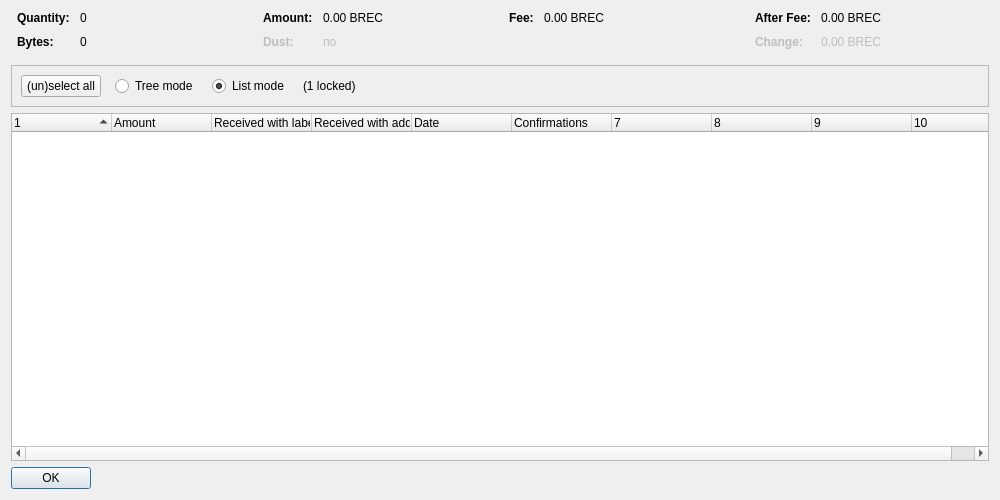
<?xml version="1.0" encoding="UTF-8"?>
<ui version="4.0">
 <class>CoinControlDialog</class>
 <widget class="QDialog" name="CoinControlDialog">
  <property name="geometry">
   <rect>
    <x>0</x>
    <y>0</y>
    <width>1000</width>
    <height>500</height>
   </rect>
  </property>
  <property name="windowTitle">
   <string>Coin Selection</string>
  </property>
  <layout class="QVBoxLayout" name="verticalLayout">
   <item>
    <layout class="QHBoxLayout" name="horizontalLayoutTop" stretch="0,0,0,0">
     <property name="topMargin">
      <number>0</number>
     </property>
     <property name="bottomMargin">
      <number>10</number>
     </property>
     <item>
      <layout class="QFormLayout" name="formLayoutCoinControl1">
       <property name="horizontalSpacing">
        <number>10</number>
       </property>
       <property name="verticalSpacing">
        <number>10</number>
       </property>
       <property name="leftMargin">
        <number>6</number>
       </property>
       <property name="rightMargin">
        <number>6</number>
       </property>
       <item row="0" column="0">
        <widget class="QLabel" name="labelCoinControlQuantityText">
         <property name="font">
          <font>
           <weight>75</weight>
           <bold>true</bold>
          </font>
         </property>
         <property name="text">
          <string>Quantity:</string>
         </property>
        </widget>
       </item>
       <item row="0" column="1">
        <widget class="QLabel" name="labelCoinControlQuantity">
         <property name="cursor">
          <cursorShape>IBeamCursor</cursorShape>
         </property>
         <property name="contextMenuPolicy">
          <enum>Qt::ActionsContextMenu</enum>
         </property>
         <property name="text">
          <string notr="true">0</string>
         </property>
         <property name="textInteractionFlags">
          <set>Qt::LinksAccessibleByMouse|Qt::TextSelectableByKeyboard|Qt::TextSelectableByMouse</set>
         </property>
        </widget>
       </item>
       <item row="1" column="0">
        <widget class="QLabel" name="labelCoinControlBytesText">
         <property name="font">
          <font>
           <weight>75</weight>
           <bold>true</bold>
          </font>
         </property>
         <property name="text">
          <string>Bytes:</string>
         </property>
        </widget>
       </item>
       <item row="1" column="1">
        <widget class="QLabel" name="labelCoinControlBytes">
         <property name="cursor">
          <cursorShape>IBeamCursor</cursorShape>
         </property>
         <property name="contextMenuPolicy">
          <enum>Qt::ActionsContextMenu</enum>
         </property>
         <property name="text">
          <string notr="true">0</string>
         </property>
         <property name="textInteractionFlags">
          <set>Qt::LinksAccessibleByMouse|Qt::TextSelectableByKeyboard|Qt::TextSelectableByMouse</set>
         </property>
        </widget>
       </item>
      </layout>
     </item>
     <item>
      <layout class="QFormLayout" name="formLayoutCoinControl2">
       <property name="horizontalSpacing">
        <number>10</number>
       </property>
       <property name="verticalSpacing">
        <number>10</number>
       </property>
       <property name="leftMargin">
        <number>6</number>
       </property>
       <property name="rightMargin">
        <number>6</number>
       </property>
       <item row="0" column="0">
        <widget class="QLabel" name="labelCoinControlAmountText">
         <property name="font">
          <font>
           <weight>75</weight>
           <bold>true</bold>
          </font>
         </property>
         <property name="text">
          <string>Amount:</string>
         </property>
        </widget>
       </item>
       <item row="0" column="1">
        <widget class="QLabel" name="labelCoinControlAmount">
         <property name="cursor">
          <cursorShape>IBeamCursor</cursorShape>
         </property>
         <property name="contextMenuPolicy">
          <enum>Qt::ActionsContextMenu</enum>
         </property>
         <property name="text">
          <string notr="true">0.00 BREC</string>
         </property>
         <property name="textInteractionFlags">
          <set>Qt::LinksAccessibleByMouse|Qt::TextSelectableByKeyboard|Qt::TextSelectableByMouse</set>
         </property>
        </widget>
       </item>
       <item row="1" column="0">
        <widget class="QLabel" name="labelCoinControlLowOutputText">
         <property name="enabled">
          <bool>false</bool>
         </property>
         <property name="font">
          <font>
           <weight>75</weight>
           <bold>true</bold>
          </font>
         </property>
         <property name="text">
          <string>Dust:</string>
         </property>
        </widget>
       </item>
       <item row="1" column="1">
        <widget class="QLabel" name="labelCoinControlLowOutput">
         <property name="enabled">
          <bool>false</bool>
         </property>
         <property name="cursor">
          <cursorShape>IBeamCursor</cursorShape>
         </property>
         <property name="contextMenuPolicy">
          <enum>Qt::ActionsContextMenu</enum>
         </property>
         <property name="text">
          <string notr="true">no</string>
         </property>
         <property name="textInteractionFlags">
          <set>Qt::LinksAccessibleByMouse|Qt::TextSelectableByKeyboard|Qt::TextSelectableByMouse</set>
         </property>
        </widget>
       </item>
      </layout>
     </item>
     <item>
      <layout class="QFormLayout" name="formLayoutCoinControl3">
       <property name="horizontalSpacing">
        <number>10</number>
       </property>
       <property name="verticalSpacing">
        <number>10</number>
       </property>
       <property name="leftMargin">
        <number>6</number>
       </property>
       <property name="rightMargin">
        <number>6</number>
       </property>
       <item row="0" column="0">
        <widget class="QLabel" name="labelCoinControlFeeText">
         <property name="font">
          <font>
           <weight>75</weight>
           <bold>true</bold>
          </font>
         </property>
         <property name="text">
          <string>Fee:</string>
         </property>
        </widget>
       </item>
       <item row="0" column="1">
        <widget class="QLabel" name="labelCoinControlFee">
         <property name="cursor">
          <cursorShape>IBeamCursor</cursorShape>
         </property>
         <property name="contextMenuPolicy">
          <enum>Qt::ActionsContextMenu</enum>
         </property>
         <property name="text">
          <string notr="true">0.00 BREC</string>
         </property>
         <property name="textInteractionFlags">
          <set>Qt::LinksAccessibleByMouse|Qt::TextSelectableByKeyboard|Qt::TextSelectableByMouse</set>
         </property>
        </widget>
       </item>
      </layout>
     </item>
     <item>
      <layout class="QFormLayout" name="formLayoutCoinControl4">
       <property name="horizontalSpacing">
        <number>10</number>
       </property>
       <property name="verticalSpacing">
        <number>10</number>
       </property>
       <property name="leftMargin">
        <number>6</number>
       </property>
       <property name="rightMargin">
        <number>6</number>
       </property>
       <item row="0" column="0">
        <widget class="QLabel" name="labelCoinControlAfterFeeText">
         <property name="font">
          <font>
           <weight>75</weight>
           <bold>true</bold>
          </font>
         </property>
         <property name="text">
          <string>After Fee:</string>
         </property>
        </widget>
       </item>
       <item row="0" column="1">
        <widget class="QLabel" name="labelCoinControlAfterFee">
         <property name="cursor">
          <cursorShape>IBeamCursor</cursorShape>
         </property>
         <property name="contextMenuPolicy">
          <enum>Qt::ActionsContextMenu</enum>
         </property>
         <property name="text">
          <string notr="true">0.00 BREC</string>
         </property>
         <property name="textInteractionFlags">
          <set>Qt::LinksAccessibleByMouse|Qt::TextSelectableByKeyboard|Qt::TextSelectableByMouse</set>
         </property>
        </widget>
       </item>
       <item row="1" column="0">
        <widget class="QLabel" name="labelCoinControlChangeText">
         <property name="enabled">
          <bool>false</bool>
         </property>
         <property name="font">
          <font>
           <weight>75</weight>
           <bold>true</bold>
          </font>
         </property>
         <property name="text">
          <string>Change:</string>
         </property>
        </widget>
       </item>
       <item row="1" column="1">
        <widget class="QLabel" name="labelCoinControlChange">
         <property name="enabled">
          <bool>false</bool>
         </property>
         <property name="cursor">
          <cursorShape>IBeamCursor</cursorShape>
         </property>
         <property name="contextMenuPolicy">
          <enum>Qt::ActionsContextMenu</enum>
         </property>
         <property name="text">
          <string notr="true">0.00 BREC</string>
         </property>
         <property name="textInteractionFlags">
          <set>Qt::LinksAccessibleByMouse|Qt::TextSelectableByKeyboard|Qt::TextSelectableByMouse</set>
         </property>
        </widget>
       </item>
      </layout>
     </item>
    </layout>
   </item>
   <item>
    <widget class="QFrame" name="frame">
     <property name="minimumSize">
      <size>
       <width>0</width>
       <height>40</height>
      </size>
     </property>
     <property name="frameShape">
      <enum>QFrame::StyledPanel</enum>
     </property>
     <property name="frameShadow">
      <enum>QFrame::Sunken</enum>
     </property>
     <layout class="QHBoxLayout" name="horizontalLayout">
      <item>
       <layout class="QHBoxLayout" name="horizontalLayoutPanel" stretch="0,0,0,0,0">
        <property name="spacing">
         <number>14</number>
        </property>
        <item>
         <widget class="QPushButton" name="pushButtonSelectAll">
          <property name="sizePolicy">
           <sizepolicy hsizetype="Maximum" vsizetype="Fixed">
            <horstretch>0</horstretch>
            <verstretch>0</verstretch>
           </sizepolicy>
          </property>
          <property name="text">
           <string>(un)select all</string>
          </property>
          <property name="autoDefault">
           <bool>false</bool>
          </property>
         </widget>
        </item>
        <item>
         <widget class="QRadioButton" name="radioTreeMode">
          <property name="sizePolicy">
           <sizepolicy hsizetype="Maximum" vsizetype="Fixed">
            <horstretch>0</horstretch>
            <verstretch>0</verstretch>
           </sizepolicy>
          </property>
          <property name="text">
           <string>Tree mode</string>
          </property>
         </widget>
        </item>
        <item>
         <widget class="QRadioButton" name="radioListMode">
          <property name="sizePolicy">
           <sizepolicy hsizetype="Maximum" vsizetype="Fixed">
            <horstretch>0</horstretch>
            <verstretch>0</verstretch>
           </sizepolicy>
          </property>
          <property name="text">
           <string>List mode</string>
          </property>
          <property name="checked">
           <bool>true</bool>
          </property>
         </widget>
        </item>
        <item>
         <widget class="QLabel" name="labelLocked">
          <property name="text">
           <string notr="true">(1 locked)</string>
          </property>
         </widget>
        </item>
        <item>
         <spacer name="horizontalSpacer">
          <property name="orientation">
           <enum>Qt::Horizontal</enum>
          </property>
          <property name="sizeHint" stdset="0">
           <size>
            <width>40</width>
            <height>20</height>
           </size>
          </property>
         </spacer>
        </item>
       </layout>
      </item>
     </layout>
    </widget>
   </item>
   <item>
    <widget class="CoinControlTreeWidget" name="treeWidget">
     <property name="contextMenuPolicy">
      <enum>Qt::CustomContextMenu</enum>
     </property>
     <property name="sortingEnabled">
      <bool>false</bool>
     </property>
     <property name="columnCount">
      <number>10</number>
     </property>
     <attribute name="headerShowSortIndicator" stdset="0">
      <bool>true</bool>
     </attribute>
     <attribute name="headerStretchLastSection">
      <bool>false</bool>
     </attribute>
     <column>
      <property name="text">
       <string/>
      </property>
     </column>
     <column>
      <property name="text">
       <string>Amount</string>
      </property>
     </column>
     <column>
      <property name="text">
       <string>Received with label</string>
      </property>
     </column>
     <column>
      <property name="text">
       <string>Received with address</string>
      </property>
     </column>
     <column>
      <property name="text">
       <string>Date</string>
      </property>
     </column>
     <column>
      <property name="text">
       <string>Confirmations</string>
      </property>
      <property name="toolTip">
       <string>Confirmed</string>
      </property>
     </column>
     <column>
      <property name="text">
       <string/>
      </property>
     </column>
     <column>
      <property name="text">
       <string/>
      </property>
     </column>
     <column>
      <property name="text">
       <string/>
      </property>
     </column>
     <column>
      <property name="text">
       <string/>
      </property>
     </column>
    </widget>
   </item>
   <item>
    <widget class="QDialogButtonBox" name="buttonBox">
     <property name="sizePolicy">
      <sizepolicy hsizetype="Maximum" vsizetype="Fixed">
       <horstretch>0</horstretch>
       <verstretch>0</verstretch>
      </sizepolicy>
     </property>
     <property name="orientation">
      <enum>Qt::Horizontal</enum>
     </property>
     <property name="standardButtons">
      <set>QDialogButtonBox::Ok</set>
     </property>
    </widget>
   </item>
  </layout>
 </widget>
 <customwidgets>
  <customwidget>
   <class>CoinControlTreeWidget</class>
   <extends>QTreeWidget</extends>
   <header>qt/coincontroltreewidget.h</header>
  </customwidget>
 </customwidgets>
 <resources/>
 <connections/>
</ui>
